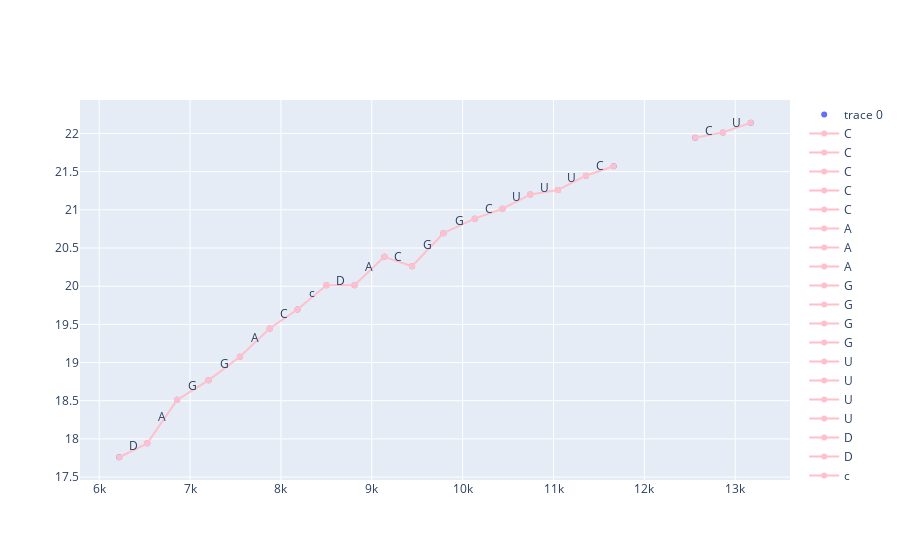

Notebook code for this chart:
### Code cell
idx = 1
orientation = 5
df_sample = dfs[idx]
# df_sample = dfs_3p[idx]
bcr = base_calling_random(df_sample)
plotly_basecalling(*bcr, annotate=False)
# df = process_mass_base_seats(df_sample, bcr[1], full_mass=glu_mock_masses[idx])
# dump_glu_mock_seats(df, glu_isoforms[idx], orientation=orientation)

### Figure 1 — Plotly figure (JSON) as saved in the notebook; plotly's stock layout.template omitted (floating-point values rounded to 4 significant figures)
{"data": [{"mode": "markers", "type": "scatter", "x": [11660.0, 11360.0, 7548.0, 6221.0, 7877.0, 11050.0, 8182.0, 13170.0, 12560.0, 12860.0, 6858.0, 7203.0, 6529.0, 9138.0, 10740.0, 10440.0, 9788.0, 10130.0, 9443.0, 8501.0, 8809.0], "y": [21.57, 21.45, 19.08, 17.76, 19.45, 21.26, 19.69, 22.14, 21.94, 22.01, 18.51, 18.77, 17.94, 20.38, 21.2, 21.01, 20.69, 20.88, 20.26, 20.01, 20.01]}, {"line": {"color": "pink"}, "mode": "lines+markers", "name": "C", "type": "scatter", "x": [11660.0, 11360.0], "y": [21.57, 21.45]}, {"line": {"color": "pink"}, "mode": "lines+markers", "name": "C", "type": "scatter", "x": [7877.0, 8182.0], "y": [19.45, 19.69]}, {"line": {"color": "pink"}, "mode": "lines+markers", "name": "C", "type": "scatter", "x": [12560.0, 12860.0], "y": [21.94, 22.01]}, {"line": {"color": "pink"}, "mode": "lines+markers", "name": "C", "type": "scatter", "x": [10440.0, 10130.0], "y": [21.01, 20.88]}, {"line": {"color": "pink"}, "mode": "lines+markers", "name": "C", "type": "scatter", "x": [9138.0, 9443.0], "y": [20.38, 20.26]}, {"line": {"color": "pink"}, "mode": "lines+markers", "name": "A", "type": "scatter", "x": [7548.0, 7877.0], "y": [19.08, 19.45]}, {"line": {"color": "pink"}, "mode": "lines+markers", "name": "A", "type": "scatter", "x": [6858.0, 6529.0], "y": [18.51, 17.94]}, {"line": {"color": "pink"}, "mode": "lines+markers", "name": "A", "type": "scatter", "x": [9138.0, 8809.0], "y": [20.38, 20.01]}, {"line": {"color": "pink"}, "mode": "lines+markers", "name": "G", "type": "scatter", "x": [7548.0, 7203.0], "y": [19.08, 18.77]}, {"line": {"color": "pink"}, "mode": "lines+markers", "name": "G", "type": "scatter", "x": [6858.0, 7203.0], "y": [18.51, 18.77]}, {"line": {"color": "pink"}, "mode": "lines+markers", "name": "G", "type": "scatter", "x": [9788.0, 9443.0], "y": [20.69, 20.26]}, {"line": {"color": "pink"}, "mode": "lines+markers", "name": "G", "type": "scatter", "x": [9788.0, 10130.0], "y": [20.69, 20.88]}, {"line": {"color": "pink"}, "mode": "lines+markers", "name": "U", "type": "scatter", "x": [11360.0, 11050.0], "y": [21.45, 21.26]}, {"line": {"color": "pink"}, "mode": "lines+markers", "name": "U", "type": "scatter", "x": [11050.0, 10740.0], "y": [21.26, 21.2]}, {"line": {"color": "pink"}, "mode": "lines+markers", "name": "U", "type": "scatter", "x": [13170.0, 12860.0], "y": [22.14, 22.01]}, {"line": {"color": "pink"}, "mode": "lines+markers", "name": "U", "type": "scatter", "x": [10740.0, 10440.0], "y": [21.2, 21.01]}, {"line": {"color": "pink"}, "mode": "lines+markers", "name": "D", "type": "scatter", "x": [6221.0, 6529.0], "y": [17.76, 17.94]}, {"line": {"color": "pink"}, "mode": "lines+markers", "name": "D", "type": "scatter", "x": [8501.0, 8809.0], "y": [20.01, 20.01]}, {"line": {"color": "pink"}, "mode": "lines+markers", "name": "c", "type": "scatter", "x": [8182.0, 8501.0], "y": [19.69, 20.01]}], "layout": {"annotations": [{"arrowhead": 1, "showarrow": false, "text": "C", "x": 11510.0, "y": 21.51, "yshift": 5}, {"arrowhead": 1, "showarrow": false, "text": "C", "x": 8030.0, "y": 19.57, "yshift": 5}, {"arrowhead": 1, "showarrow": false, "text": "C", "x": 12710.0, "y": 21.98, "yshift": 5}, {"arrowhead": 1, "showarrow": false, "text": "C", "x": 10290.0, "y": 20.95, "yshift": 5}, {"arrowhead": 1, "showarrow": false, "text": "C", "x": 9291.0, "y": 20.32, "yshift": 5}, {"arrowhead": 1, "showarrow": false, "text": "A", "x": 7712.0, "y": 19.26, "yshift": 5}, {"arrowhead": 1, "showarrow": false, "text": "A", "x": 6693.0, "y": 18.23, "yshift": 5}, {"arrowhead": 1, "showarrow": false, "text": "A", "x": 8974.0, "y": 20.2, "yshift": 5}, {"arrowhead": 1, "showarrow": false, "text": "G", "x": 7375.0, "y": 18.92, "yshift": 5}, {"arrowhead": 1, "showarrow": false, "text": "G", "x": 7030.0, "y": 18.64, "yshift": 5}, {"arrowhead": 1, "showarrow": false, "text": "G", "x": 9616.0, "y": 20.48, "yshift": 5}, {"arrowhead": 1, "showarrow": false, "text": "G", "x": 9961.0, "y": 20.79, "yshift": 5}, {"arrowhead": 1, "showarrow": false, "text": "U", "x": 11200.0, "y": 21.35, "yshift": 5}, {"arrowhead": 1, "showarrow": false, "text": "U", "x": 10900.0, "y": 21.23, "yshift": 5}, {"arrowhead": 1, "showarrow": false, "text": "U", "x": 13020.0, "y": 22.08, "yshift": 5}, {"arrowhead": 1, "showarrow": false, "text": "U", "x": 10590.0, "y": 21.11, "yshift": 5}, {"arrowhead": 1, "showarrow": false, "text": "D", "x": 6375.0, "y": 17.85, "yshift": 5}, {"arrowhead": 1, "showarrow": false, "text": "D", "x": 8655.0, "y": 20.01, "yshift": 5}, {"arrowhead": 1, "showarrow": false, "text": "c", "x": 8342.0, "y": 19.85, "yshift": 5}]}}
